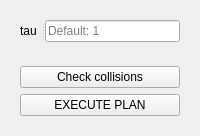
                     <widget class="QFrame" name="frame_31">
                      <property name="frameShape">
                       <enum>QFrame::NoFrame</enum>
                      </property>
                      <property name="frameShadow">
                       <enum>QFrame::Raised</enum>
                      </property>
                      <layout class="QGridLayout" name="gridLayout_23">
                       <item row="1" column="0">
                        <widget class="QFrame" name="frame_36">
                         <property name="frameShape">
                          <enum>QFrame::NoFrame</enum>
                         </property>
                         <property name="frameShadow">
                          <enum>QFrame::Sunken</enum>
                         </property>
                         <layout class="QGridLayout" name="gridLayout_30">
                          <item row="1" column="0">
                           <widget class="QPushButton" name="execute_plan_pushButton">
                            <property name="text">
                             <string>EXECUTE PLAN</string>
                            </property>
                           </widget>
                          </item>
                          <item row="0" column="0">
                           <widget class="QPushButton" name="execute_collisionCheck_PB">
                            <property name="text">
                             <string>Check collisions</string>
                            </property>
                           </widget>
                          </item>
                         </layout>
                        </widget>
                       </item>
                       <item row="0" column="0">
                        <widget class="QFrame" name="frame_30">
                         <property name="frameShape">
                          <enum>QFrame::NoFrame</enum>
                         </property>
                         <property name="frameShadow">
                          <enum>QFrame::Raised</enum>
                         </property>
                         <layout class="QVBoxLayout" name="verticalLayout_11">
                          <item>
                           <widget class="QSplitter" name="splitter_4">
                            <property name="orientation">
                             <enum>Qt::Horizontal</enum>
                            </property>
                            <widget class="QLabel" name="label_24">
                             <property name="text">
                              <string>tau</string>
                             </property>
                            </widget>
                            <widget class="QLineEdit" name="set_tau_lineedit">
                             <property name="maximumSize">
                              <size>
                               <width>16777215</width>
                               <height>28</height>
                              </size>
                             </property>
                             <property name="placeholderText">
                              <string>Default: 1</string>
                             </property>
                             <property name="clearButtonEnabled">
                              <bool>false</bool>
                             </property>
                            </widget>
                           </widget>
                          </item>
                         </layout>
                        </widget>
                       </item>
                      </layout>
                     </widget>
